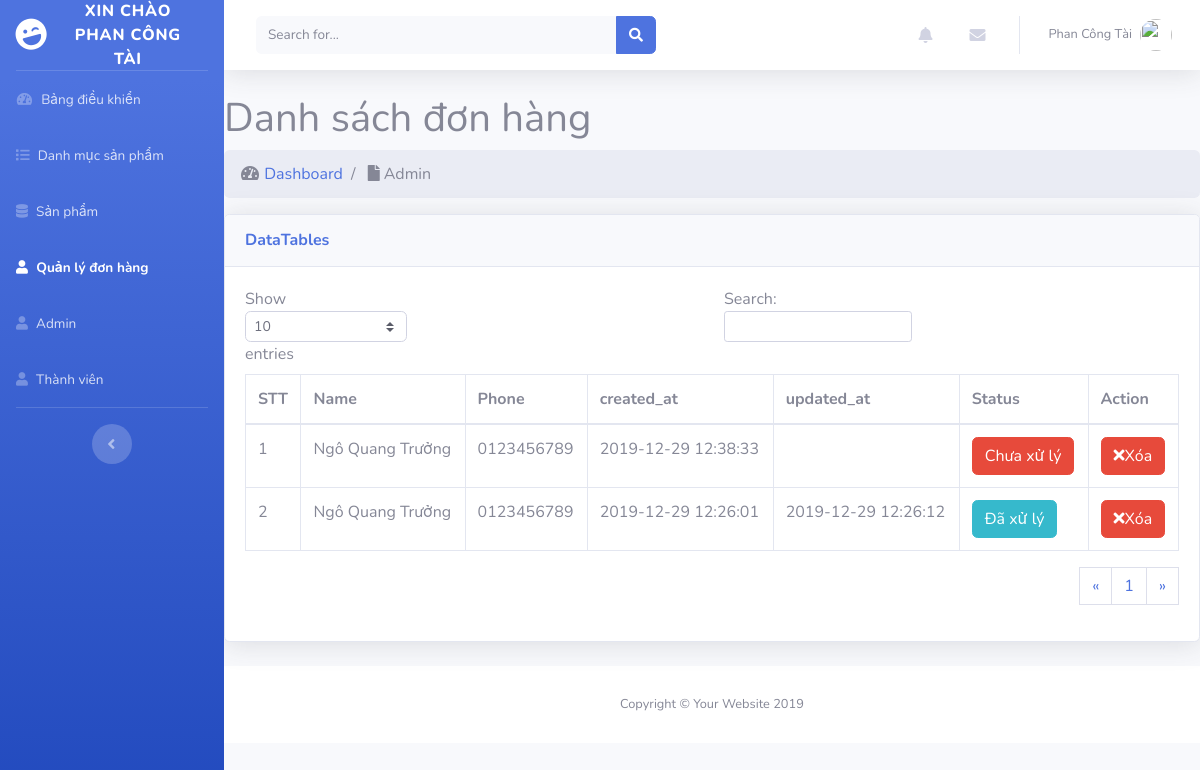
Page /admin/modules/transaction/index.php (signed in) on the committed database.
### tables this page shows
CREATE TABLE `transaction` (
  `id` int(11) NOT NULL,
  `amount` int(11) DEFAULT NULL,
  `users_id` int(11) DEFAULT NULL,
  `status` tinyint(4) DEFAULT 0,
  `created_at` timestamp NULL DEFAULT current_timestamp(),
  `updated_at` timestamp NULL DEFAULT NULL ON UPDATE current_timestamp(),
  `note` varchar(100) NOT NULL
);

CREATE TABLE `users` (
  `id` int(11) NOT NULL,
  `name` varchar(100) DEFAULT NULL,
  `email` varchar(100) DEFAULT NULL,
  `phone` char(15) DEFAULT NULL,
  `address` varchar(100) DEFAULT NULL,
  `password` varchar(50) DEFAULT NULL,
  `avatar` varchar(100) DEFAULT NULL,
  `status` tinyint(4) DEFAULT 1,
  `token` varchar(50) DEFAULT NULL,
  `created_at` timestamp NULL DEFAULT NULL,
  `update_at` timestamp NULL DEFAULT NULL ON UPDATE current_timestamp()
);

### libraries/Database.php (called while the page is built, shortened)
<?php
    class Database
    {
        public $link;
        public function __construct()
        {
            $this->link = mysqli_connect("localhost","root","","computer") or die ();
            mysqli_set_charset($this->link,"utf8");
        }
        public function countTable($table)
        {
            $sql = "SELECT id FROM  {$table}";
            $result = mysqli_query($this->link, $sql) or die("Lỗi Truy Vấn countTable----" .mysqli_error($this->link));
            $num = mysqli_num_rows($result);
            return $num;
        }
         public  function fetchJone($table,$sql ,$page = 0,$row ,$pagi = false )
        {
            $data = [];
            if ($pagi == true )
            {
                $total = $this->countTable($table);
                $sotrang = ceil($total / $row);
                $start = ($page - 1 ) * $row ;
                $sql .= " LIMIT $start,$row";
                $data = [ "page" => $sotrang];
                $result = mysqli_query($this->link,$sql) or die("Lỗi truy vấn fetchJone ---- " .mysqli_error($this->link));
            }
            else
            {
                $result = mysqli_query($this->link,$sql) or die("Lỗi truy vấn fetchJone ---- " .mysqli_error($this->link));
            }
            if( $result)
            {
                while ($num = mysqli_fetch_assoc($result))
                {
                    $data[] = $num;
                }
            }
            return $data;
        }
    }
?>

### admin/autoload/autoload.php (called while the page is built, shortened)
<?php
	require_once __DIR__. "/../../libraries/Database.php";
	$db = new Database;
?>

### admin/modules/transaction/index.php (the view, shortened to what this page needs)
<?php
        require_once __DIR__. "/../../autoload/autoload.php";
        if (isset($_GET['page']))
        {
            $p = $_GET['page'];
        }
        else
        {
            $p = 1;
        }
        $sql = "SELECT transaction.*,users.name as nameuser , users.phone as phoneuser FROM transaction LEFT JOIN users ON users.id = transaction.users_id ORDER BY ID DESC";
        $transaction = $db->fetchJone('transaction',$sql,$p,5,true);
        if(isset($transaction['page']))
        {
            $sotrang = $transaction['page'];
            unset($transaction['page']);
        }
?>
<?php  require_once __DIR__. "/../../layouts/header.php"; ?>
    <div class="row">
        <div class="col-lg-12">
            <h1 class="page-header">
                Danh sách đơn hàng
            </h1>
            <ol class="breadcrumb">
                <li class="breadcrumb-item">
                    <i class="fas fa-fw fa-tachometer-alt"></i>
                    <a href="index.html">Dashboard </a>
                </li>
                <li class="breadcrumb-item active" aria-current="page">
                    <i class="fa fa-file"></i>
                        Admin
                </li>
            </ol>
        </div>
    </div>
    <div class="row">
        <div class="col-md-12">
            <div class="card shadow mb-4">
                <div class="card-header py-3">
                    <h6 class="m-0 font-weight-bold text-primary">DataTables</h6>
                </div>
                <div class="card-body">
                    <div class="table-responsive">
                        <div id="dataTable_wrapper" class="dataTables_wrapper dt-bootstrap4">
                            <div class="row">
                                <div class="col-sm-12 col-md-6">
                                    <div class="dataTables_length" id="dataTable_length">
                                        <label>
                                        Show
                                        <select name="dataTable_length" aria-controls="dataTable" class="custom-select custom-select-sm form-control form-control-sm">
                                            <option value="10">10</option>
                                        </select>
                                        entries
                                        </label>
                                    </div>
                                </div>
                                <div class="col-sm-12 col-md-6">
                                    <div id="dataTable_filter" class="dataTables_filter"><label>Search:<input type="search" class="form-control form-control-sm" placeholder="" aria-controls="dataTable"></label></div>
                                </div>
                            </div>
                            <div class="row">
                                <div class="col-sm-12">
                                    <table class="table table-bordered dataTable" id="dataTable" width="100%" cellspacing="0" role="grid" aria-describedby="dataTable_info" style="width: 100%;">
                                    <thead>
                                    <tr role="row">
                                        <th class="sorting_asc" tabindex="0" aria-controls="dataTable" rowspan="1" colspan="1" aria-sort="ascending" aria-label="STT: activate to sort column descending">STT</th>
                                        <th class="sorting" tabindex="0" aria-controls="dataTable" rowspan="1" colspan="1" aria-label="Name: activate to sort column ascending">Name</th>
                                        <th class="sorting" tabindex="0" aria-controls="dataTable" rowspan="1" colspan="1" aria-label="Phone: activate to sort column ascending">Phone</th>
                                        <th class="sorting" tabindex="0" aria-controls="dataTable" rowspan="1" colspan="1" aria-label="Name: activate to sort column ascending">created_at</th>
                                        <th class="sorting" tabindex="0" aria-controls="dataTable" rowspan="1" colspan="1" aria-label="Name: activate to sort column ascending">updated_at</th>
                                        <th class="sorting" tabindex="0" aria-controls="dataTable" rowspan="1" colspan="1" aria-label="Status: activate to sort column ascending">Status</th>
                                        <th class="sorting" tabindex="0" aria-controls="dataTable" rowspan="1" colspan="1" aria-label="Action: activate to sort column ascending">Action</th>
                                    </tr>
                                </thead>
                                <tbody>
                                    <?php $stt = 1; foreach ($transaction as $item) :?>
                                    <tr>
                                        <td><?php echo $stt ?></td>
                                        <td><?php echo $item['nameuser'] ?></td>
                                        <td><?php echo $item['phoneuser'] ?></td>
                                        <td><?php echo $item['created_at'] ?></td>
                                        <td><?php echo $item['updated_at'] ?></td>
                                        <td>
                                            <?php if ($item['status'] == 0): ?>
                                                <a href="status.php?id=<?php echo $item['id']?>" class="btn btn-xs btn-danger"> Chưa xử lý</a>
                                            <?php else : ?>
                                                <a href="status.php?id=<?php echo $item['id']?>" class="btn btn-xs btn-info"> Đã xử lý</a>
                                            <?php endif ?>
                                        </td>
                                        <td>
                                            <a class="btn btn-xs btn-danger" href="delete.php?id=<?php echo $item['id'] ?>">
                                            <i class="fa fa-times"></i>Xóa</a>
                                        </td>
                                    </tr>
                                        <?php $stt++ ; endforeach?>
                                </tbody>
                            </table>
                            <div >
                                <nav aria-label="Page navigation" class="clearfix">
                                    <ul class="pagination justify-content-end">
                                        <li>
                                            <a class="page-link" href="" aria-label="Previous" >
                                                <span aria-hidden="true">&laquo;</span>
                                            </a>
                                        </li>
                                        <?php for( $i = 1; $i <= $sotrang ; $i++ ) : ?>
                                            <?php
                                            if(isset($_GET['page']))
                                            {
                                                $p = $_GET['page'];
                                            }
                                            else
                                            {
                                                $p = 1;
                                            }
                                            ?>
                                            <li class="<?php echo ($i == $p) ? 'active' : '' ?>">
                                            <a class="page-link" href="?page=<?php echo $i ;?>"><?php echo $i; ?></a>
                                            </li>
                                            <?php endfor;?>
                                            <li>
                                                <a class="page-link" href="" aria-label="Next">
                                                <span aria-hidden="true">&raquo;</span>
                                            </a>
                                        </li>
                                    </ul>
                                </nav>
                            </div>
                        </div>
                    </div>
                </div>
            </div>
        </div>
    </div>
</div>
</div>
<?php  require_once __DIR__. "/../../layouts/footer.php"; ?>

### rows in the picture
transaction: users.name "Ngô Quang Trưởng", users.phone "0123456789", created_at "2019-12-29 12:38:33"
transaction: users.name "Ngô Quang Trưởng", users.phone "0123456789", created_at "2019-12-29 12:26:01", updated_at "2019-12-29 12:26:12"

### other values in the picture
$_SESSION['admin_name'] "PHAN CÔNG TÀI"
$_SESSION['admin_name'] "Phan Công Tài"
